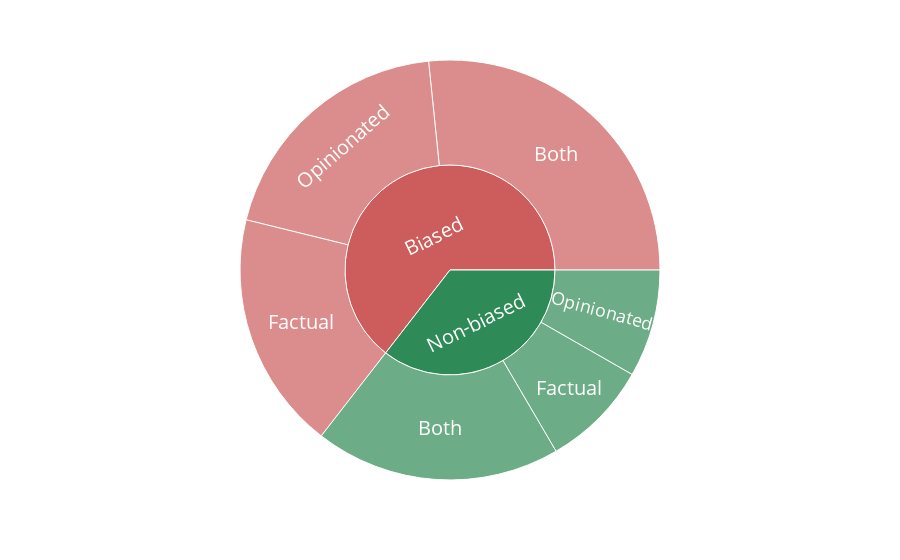

This figure's notebook cell:
### Code cell
fig = px.sunburst(data_frame = des_st_bias_opin,
                  path = ['label', 'factual'],
                  values = 'num_participants',
                  #color_columns = ['label', 'factual'],
                  color='label',
                  color_discrete_map={'Biased':'indianred', 'Non-biased':'seagreen',
                                      'Opinionated':'lightcoral',
                                      'Both':'darkkhaki',
                                      'Factual':'mediumseagreen'})
fig.update_traces(textfont_size=20)
fig.show()

### Figure 1 — Plotly figure (JSON) as saved in the notebook; plotly's stock layout.template omitted (floating-point values rounded to 4 significant figures)
{"data": [{"branchvalues": "total", "customdata": [["Biased"], ["Non-biased"], ["Biased"], ["Non-biased"], ["Biased"], ["Non-biased"], ["Biased"], ["Non-biased"]], "domain": {"x": [0, 1], "y": [0, 1]}, "hovertemplate": "labels=%{label}<br>num_participants=%{value}<br>parent=%{parent}<br>id=%{id}<br>label=%{customdata[0]}<extra></extra>", "ids": ["Biased/Both", "Non-biased/Both", "Biased/Factual", "Non-biased/Factual", "Biased/Opinionated", "Non-biased/Opinionated", "Biased", "Non-biased"], "labels": ["Both", "Both", "Factual", "Factual", "Opinionated", "Opinionated", "Biased", "Non-biased"], "marker": {"colors": ["indianred", "seagreen", "indianred", "seagreen", "indianred", "seagreen", "indianred", "seagreen"]}, "name": "", "parents": ["Biased", "Non-biased", "Biased", "Non-biased", "Biased", "Non-biased", "", ""], "textfont": {"size": 20}, "type": "sunburst", "values": [45, 32, 31, 14, 33, 14, 109, 60]}], "layout": {"legend": {"tracegroupgap": 0}, "margin": {"t": 60}}}
